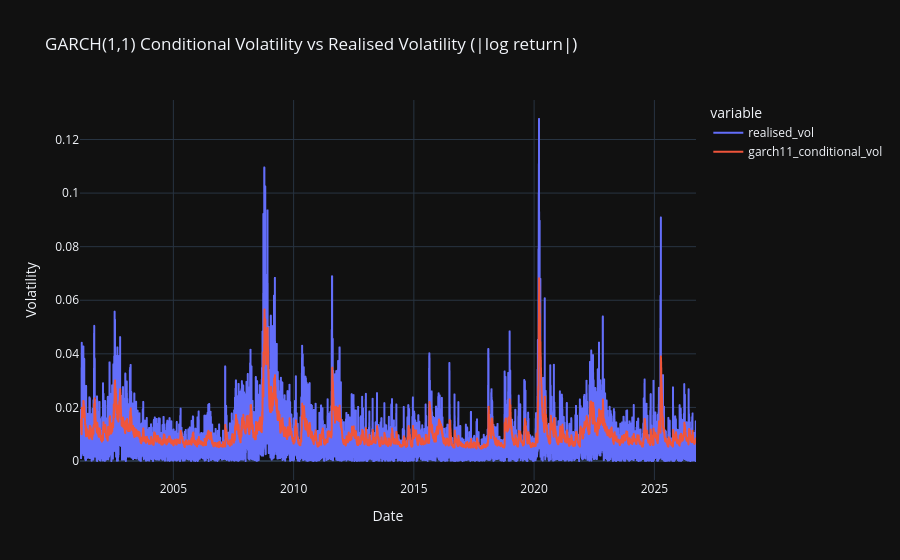

Notebook cell for this chart:
### Code cell
# Rescale conditional volatility back to raw return units before plotting
cond_vol_g11 = res_garch11.conditional_volatility / 100

vol_compare = pd.DataFrame({
    'realised_vol': realised_vol,
    'garch11_conditional_vol': cond_vol_g11
}).dropna()

vol_compare.plot(
    title='GARCH(1,1) Conditional Volatility vs Realised Volatility (|log return|)',
    labels={'value': 'Volatility', 'index': 'Date'}
)

### Figure 1 — Plotly figure (JSON) as saved in the notebook; plotly's stock layout.template omitted (floating-point values rounded to 4 significant figures; data arrays with more than 128 entries replaced by an {"elided": "..."} marker saying what was removed)
{"data": [{"hovertemplate": "variable=realised_vol<br>Date=%{x}<br>Volatility=%{y}<extra></extra>", "legendgroup": "realised_vol", "line": {"color": "#636efa", "dash": "solid"}, "marker": {"symbol": "circle"}, "mode": "lines", "name": "realised_vol", "showlegend": true, "type": "scattergl", "x": {"elided": "6441 str values"}, "xaxis": "x", "y": {"elided": "6441 float values"}, "yaxis": "y"}, {"hovertemplate": "variable=garch11_conditional_vol<br>Date=%{x}<br>Volatility=%{y}<extra></extra>", "legendgroup": "garch11_conditional_vol", "line": {"color": "#EF553B", "dash": "solid"}, "marker": {"symbol": "circle"}, "mode": "lines", "name": "garch11_conditional_vol", "showlegend": true, "type": "scattergl", "x": {"elided": "6441 str values"}, "xaxis": "x", "y": {"elided": "6441 float values"}, "yaxis": "y"}], "layout": {"legend": {"title": {"text": "variable"}, "tracegroupgap": 0}, "title": {"text": "GARCH(1,1) Conditional Volatility vs Realised Volatility (|log return|)"}, "xaxis": {"anchor": "y", "domain": [0, 1], "title": {"text": "Date"}}, "yaxis": {"anchor": "x", "domain": [0, 1], "title": {"text": "Volatility"}}}}
